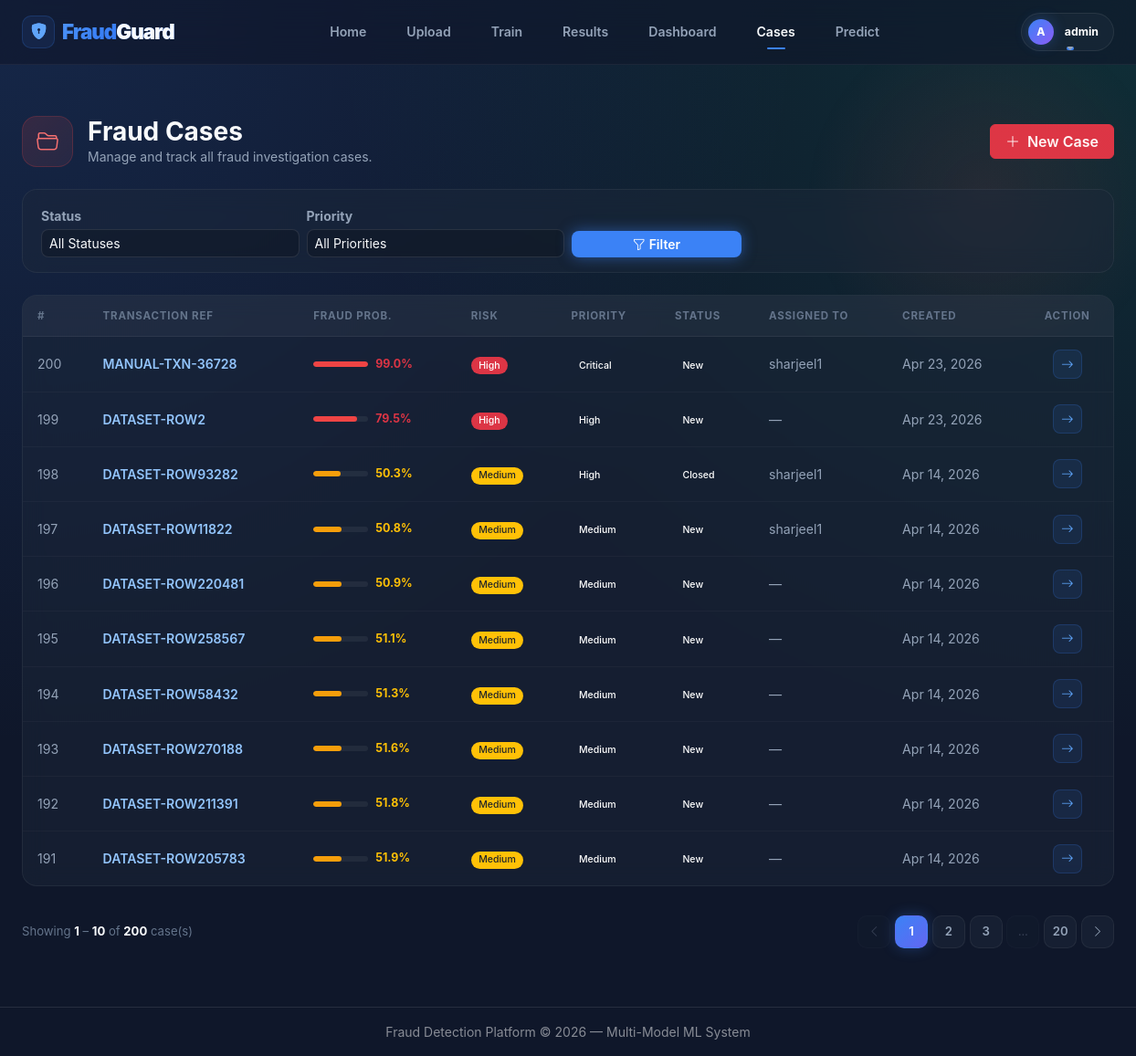
The app's page /cases (signed in) with its own data.
### src/database.py (models this page shows, shortened)
class User(UserMixin, db.Model):
    __tablename__ = 'users'
    id = db.Column(db.Integer, primary_key=True)
    username = db.Column(db.String(50), unique=True, nullable=False)
    password_hash = db.Column(db.String(256), nullable=False)
    role = db.Column(db.String(20), nullable=False, default='investigator')
    department = db.Column(db.String(50), nullable=True)
    created_at = db.Column(db.DateTime, default=datetime.utcnow)

class FraudCase(db.Model):
    __tablename__ = 'fraud_cases'
    id = db.Column(db.Integer, primary_key=True)
    transaction_ref = db.Column(db.String(100), nullable=False)
    fraud_probability = db.Column(db.Float, nullable=False)
    predicted_label = db.Column(db.Integer, nullable=False)
    priority = db.Column(db.String(20), nullable=False, default='Medium')
    assigned_owner = db.Column(db.String(100), nullable=True)
    status = db.Column(db.String(30), nullable=False, default='New')
    created_at = db.Column(db.DateTime, default=datetime.utcnow)
    updated_at = db.Column(db.DateTime, default=datetime.utcnow)
    notes = db.Column(db.Text, nullable=True)
    audit_logs = db.relationship(
        'CaseAuditLog',
        backref='case',
        lazy=True,
        cascade='all, delete-orphan',
    )

### app.py (the view)
    @app.route('/cases')
    @login_required
    def cases():
        status_filter = request.args.get('status', '')
        priority_filter = request.args.get('priority', '')
        page = request.args.get('page', 1, type=int)
        per_page = 10
        query = FraudCase.query
        if current_user.role != 'admin':
            query = query.filter_by(assigned_owner=current_user.username)
        if status_filter:
            query = query.filter_by(status=status_filter)
        if priority_filter:
            query = query.filter_by(priority=priority_filter)
        total_count = query.count()
        import math
        total_pages = math.ceil(total_count / per_page) if total_count > 0 else 1
        cases_list = query.order_by(FraudCase.created_at.desc()) \
            .paginate(page=page, per_page=per_page, error_out=False).items
        all_users = User.query.all()
        return render_template(
            'cases.html',
            cases=cases_list,
            statuses=case_manager.VALID_STATUSES,
            priorities=case_manager.VALID_PRIORITIES,
            status_filter=status_filter,
            priority_filter=priority_filter,
            current_page=page,
            per_page=per_page,
            total_count=total_count,
            total_pages=total_pages,
            all_users=all_users,
        )

### templates/cases.html (shortened to what this page needs)
{% extends "base.html" %}
{% block content %}
<section class="page-header-cases">
  <div class="d-flex align-items-center justify-content-between flex-wrap gap-3">
    <div class="d-flex align-items-center gap-3">
      <div class="page-title-icon">
        <i class="bi bi-folder2-open"></i>
      </div>
      <div>
        <h3 class="fw-bold mb-0">Fraud Cases</h3>
        <p class="text-muted mb-0 small">Manage and track all fraud investigation cases.</p>
      </div>
    </div>
    <button class="btn btn-danger fw-semibold px-3" data-bs-toggle="modal" data-bs-target="#createCaseModal">
      <i class="bi bi-plus-lg me-1"></i> New Case
    </button>
  </div>
</section>
<form method="GET" class="filter-bar mb-4">
  <div class="row g-2 align-items-end">
    <div class="col-sm-4 col-md-3">
      <label class="form-label small fw-bold mb-1 text-muted">Status</label>
      <select name="status" class="form-select form-select-sm">
        <option value="">All Statuses</option>
      </select>
    </div>
    <div class="col-sm-4 col-md-3">
      <label class="form-label small fw-bold mb-1 text-muted">Priority</label>
      <select name="priority" class="form-select form-select-sm">
        <option value="">All Priorities</option>
      </select>
    </div>
    <div class="col-sm-4 col-md-2">
      <button type="submit" class="btn btn-sm btn-primary w-100 fw-semibold">
        <i class="bi bi-funnel me-1"></i>Filter
      </button>
    </div>
  </div>
</form>
{% if cases %}
<div class="cases-table-wrap mb-3">
  <div class="table-responsive">
    <table class="cases-table">
      <thead>
        <tr>
          <th class="ps-3">#</th>
          <th>Transaction Ref</th>
          <th>Fraud Prob.</th>
          <th>Risk</th>
          <th>Priority</th>
          <th>Status</th>
          <th>Assigned To</th>
          <th>Created</th>
          <th class="text-center pe-3">Action</th>
        </tr>
      </thead>
      <tbody>
        {% for case in cases %}
        <tr>
          <td class="ps-3 text-muted small">{{ case.id }}</td>
          <td>
            <a href="{{ url_for('case_detail', case_id=case.id) }}" class="case-ref-link">
              {{ case.transaction_ref }}
            </a>
          </td>
          <td>
            {% set prob = (case.fraud_probability * 100) | round(1) %}
            <div class="prob-bar-wrap">
              <div class="prob-bar">
                <div class="fill" style="width:{{ prob }}%; background:{% if prob >= 70 %}#ef4444{% elif prob >= 30 %}#f59e0b{% else %}#10b981{% endif %};"></div>
              </div>
              <span class="prob-value {% if prob >= 70 %}text-danger{% elif prob >= 30 %}text-warning{% else %}text-success{% endif %}">{{ prob }}%</span>
            </div>
          </td>
          <td>
            {% if case.fraud_probability >= 0.7 %}
              <span class="badge bg-danger">High</span>
            {% elif case.fraud_probability >= 0.3 %}
              <span class="badge bg-warning text-dark">Medium</span>
            {% else %}
              <span class="badge bg-success">Low</span>
            {% endif %}
          </td>
          <td><span class="badge priority-badge priority-{{ case.priority | lower }}">{{ case.priority }}</span></td>
          <td><span class="badge status-badge status-{{ case.status | lower | replace(' ', '-') }}">{{ case.status }}</span></td>
          <td class="text-muted small">{{ case.assigned_owner or '—' }}</td>
          <td class="text-muted small" style="white-space:nowrap;">{{ case.created_at.strftime('%b %d, %Y') if case.created_at else '—' }}</td>
          <td class="text-center pe-3">
            <a href="{{ url_for('case_detail', case_id=case.id) }}" class="btn-view" title="View Details">
              <i class="bi bi-arrow-right"></i>
            </a>
          </td>
        </tr>
        {% endfor %}
      </tbody>
    </table>
  </div>
</div>
<div class="pagination-wrap">
  <div class="pagination-info">
    Showing
    <strong>{{ ((current_page - 1) * per_page) + 1 }}</strong>
    –
    <strong>{{ [current_page * per_page, total_count] | min }}</strong>
    of <strong>{{ total_count }}</strong> case(s)
  </div>
  {% if total_pages > 1 %}
  <nav class="pagination-nav">
    <a href="{{ url_for('cases', page=current_page - 1, status=status_filter, priority=priority_filter) }}"
       class="page-btn {% if current_page <= 1 %}disabled{% endif %}" title="Previous">
      <i class="bi bi-chevron-left"></i>
    </a>
    {% for p in range(1, total_pages + 1) %}
      {% if p == current_page %}
        <span class="page-btn active">{{ p }}</span>
      {% elif p == 1 or p == total_pages or (p >= current_page - 2 and p <= current_page + 2) %}
        <a href="{{ url_for('cases', page=p, status=status_filter, priority=priority_filter) }}" class="page-btn">{{ p }}</a>
      {% elif p == current_page - 3 or p == current_page + 3 %}
        <span class="page-btn disabled" style="font-size:0.7rem;">…</span>
      {% endif %}
    {% endfor %}
    <a href="{{ url_for('cases', page=current_page + 1, status=status_filter, priority=priority_filter) }}"
       class="page-btn {% if current_page >= total_pages %}disabled{% endif %}" title="Next">
      <i class="bi bi-chevron-right"></i>
    </a>
  </nav>
  {% endif %}
</div>
{% endif %}
{% endblock %}

### templates/base.html (shortened to what this page needs)
<!DOCTYPE html>
<html lang="en">
<head>
  <link href="https://cdn.jsdelivr.net/npm/bootstrap@5.3.0/dist/css/bootstrap.min.css" rel="stylesheet" />
  <link href="https://cdn.jsdelivr.net/npm/bootstrap-icons@1.11.1/font/bootstrap-icons.css" rel="stylesheet" />
  <link href="{{ url_for('static', filename='css/style.css') }}" rel="stylesheet" />
</head>
<body>
<nav class="navbar navbar-expand-lg navbar-dark sticky-top">
  <div class="container-fluid px-4">
    <a class="navbar-brand" href="{{ url_for('index') }}">
      <div class="brand-icon-wrapper" style="background: rgba(59, 130, 246, 0.1); width: 36px; height: 36px; border-radius: 10px; display: flex; align-items: center; justify-content: center; border: 1px solid rgba(59, 130, 246, 0.2);">
        <i class="bi bi-shield-lock-fill" style="font-size: 1.1rem; color: #60a5fa; -webkit-text-fill-color: initial;"></i>
      </div>
      <span>Fraud<span style="color: #f8fafc; -webkit-text-fill-color: initial;">Guard</span></span>
    </a>
    <div class="collapse navbar-collapse" id="mainNav">
      <ul class="navbar-nav mx-auto mb-2 mb-lg-0 gap-1">
        <li class="nav-item">
          <a class="nav-link {% if request.endpoint == 'index' %}active{% endif %}" href="{{ url_for('index') }}">Home</a>
        </li>
        <li class="nav-item">
          <a class="nav-link {% if request.endpoint == 'upload' %}active{% endif %}" href="{{ url_for('upload') }}">Upload</a>
        </li>
        <li class="nav-item">
          <a class="nav-link {% if request.endpoint == 'train' %}active{% endif %}" href="{{ url_for('train') }}">Train</a>
        </li>
        <li class="nav-item">
          <a class="nav-link {% if request.endpoint == 'results' %}active{% endif %}" href="{{ url_for('results') }}">Results</a>
        </li>
        <li class="nav-item">
          <a class="nav-link {% if request.endpoint == 'dashboard' %}active{% endif %}" href="{{ url_for('dashboard') }}">Dashboard</a>
        </li>
        <li class="nav-item">
          <a class="nav-link {% if 'case' in (request.endpoint or '') %}active{% endif %}" href="{{ url_for('cases') }}">Cases</a>
        </li>
        <li class="nav-item">
          <a class="nav-link {% if request.endpoint == 'predict_single' %}active{% endif %}" href="{{ url_for('predict_single') }}">Predict</a>
        </li>
      </ul>
      <div class="d-flex align-items-center">
        {% if current_user and current_user.is_authenticated %}
        <div class="dropdown">
          <a class="nav-link dropdown-toggle user-pill"
             href="#" id="userDropdown" role="button" data-bs-toggle="dropdown">
            <div class="user-avatar-sm">
              {{ current_user.username[0] | upper }}
            </div>
            <span class="small fw-bold text-white">{{ current_user.username }}</span>
          </a>
        </div>
        {% else %}
        <a class="btn btn-primary px-4 py-2 rounded-pill fw-bold small" href="{{ url_for('login') }}">
          <i class="bi bi-box-arrow-in-right me-2"></i>Sign In
        </a>
        {% endif %}
      </div>
    </div>
  </div>
</nav>
<div class="container-fluid px-4 pt-3">
</div>
<main class="container-fluid px-4 pb-5">
  {% block content %}{% endblock %}
</main>
<footer class="footer py-3 bg-dark text-center text-white-50 small">
  Fraud Detection Platform &copy; 2026 &mdash; Multi-Model ML System
</footer>
</body>
</html>

### static/css/style.css (style rules this page uses)
:root { --bg-dark: #0f172a; --bg-panel: rgba(30, 41, 59, 0.7); --text-main: #f8fafc; --text-muted: #94a3b8; --accent-primary: #3b82f6; --accent-hover: #2563eb; --accent-glow: rgba(59, 130, 246, 0.5); --danger: #ef4444; --success: #10b981; --warning: #f59e0b; --glass-border: rgba(255, 255, 255, 0.1); }
body { background: var(--bg-dark); background-image: radial-gradient(at 0% 0%, rgba(59, 130, 246, 0.15) 0px, transparent 50%), radial-gradient(at 100% 0%, rgba(16, 185, 129, 0.15) 0px, transparent 50%); background-attachment: fixed; color: var(--text-main); font-family: 'Inter', -apple-system, sans-serif; min-height: 100vh; }
.navbar { background: rgba(15, 23, 42, 0.6) !important; backdrop-filter: blur(16px); -webkit-backdrop-filter: blur(16px); border-bottom: 1px solid rgba(255, 255, 255, 0.05); padding: 0.75rem 0; transition: all 0.4s ease; }
.navbar-brand { font-weight: 900; font-size: 1.4rem; letter-spacing: -1px; background: linear-gradient(135deg, #60a5fa 0%, #3b82f6 50%, #2563eb 100%); -webkit-background-clip: text; -webkit-text-fill-color: transparent; display: flex; align-items: center; gap: 0.5rem; }
.nav-link { color: #94a3b8 !important; font-weight: 600; font-size: 0.88rem; padding: 0.5rem 1.25rem !important; position: relative; transition: all 0.3s ease; }
.nav-link::after { content: ''; position: absolute; bottom: 0; left: 50%; width: 0; height: 2px; background: #3b82f6; transition: all 0.3s ease; transform: translateX(-50%); border-radius: 2px; }
.nav-link:hover::after, .nav-link.active::after { width: 20px; }
.nav-link.active { color: #f8fafc !important; }
.user-pill { background: rgba(255, 255, 255, 0.03); border: 1px solid rgba(255, 255, 255, 0.08); padding: 0.35rem 1rem 0.35rem 0.45rem !important; border-radius: 2rem !important; display: flex; align-items: center; gap: 0.75rem; transition: all 0.3s ease; }
.user-avatar-sm { width: 28px; height: 28px; background: linear-gradient(135deg, #3b82f6, #8b5cf6); border-radius: 50%; display: flex; align-items: center; justify-content: center; font-size: 0.75rem; font-weight: 800; color: white; box-shadow: 0 0 15px rgba(59, 130, 246, 0.3); }
.btn-primary { background: var(--accent-primary); border: none; border-radius: 0.5rem; font-weight: 600; transition: all 0.3s ease; box-shadow: 0 0 15px var(--accent-glow); }
.form-control, .form-select { background: rgba(0, 0, 0, 0.2); border: 1px solid var(--glass-border); color: var(--text-main); border-radius: 0.5rem; }
.badge { padding: 0.4em 0.8em; border-radius: 2rem; font-weight: 500; }
.text-muted { color: var(--text-muted) !important; }
.footer { background: transparent !important; border-top: 1px solid var(--glass-border); margin-top: auto; }

### records on screen
User: username "A", username "admin"
FraudCase: id "200", transaction_ref "MANUAL-TXN-36728", prob "99.0", fraud_probability "High", priority "Critical", status "New", assigned_owner "sharjeel1", created_at "Apr 23, 2026"
FraudCase: id "199", transaction_ref "DATASET-ROW2", prob "79.5", fraud_probability "High", priority "High", status "New", assigned_owner "—", created_at "Apr 23, 2026"
FraudCase: id "198", transaction_ref "DATASET-ROW93282", prob "50.3", fraud_probability "Medium", priority "High", status "Closed", assigned_owner "sharjeel1", created_at "Apr 14, 2026"
FraudCase: id "197", transaction_ref "DATASET-ROW11822", prob "50.8", fraud_probability "Medium", priority "Medium", status "New", assigned_owner "sharjeel1", created_at "Apr 14, 2026"
FraudCase: id "196", transaction_ref "DATASET-ROW220481", prob "50.9", fraud_probability "Medium", priority "Medium", status "New", assigned_owner "—", created_at "Apr 14, 2026"
FraudCase: id "195", transaction_ref "DATASET-ROW258567", prob "51.1", fraud_probability "Medium", priority "Medium", status "New", assigned_owner "—", created_at "Apr 14, 2026"
FraudCase: id "194", transaction_ref "DATASET-ROW58432", prob "51.3", fraud_probability "Medium", priority "Medium", status "New", assigned_owner "—", created_at "Apr 14, 2026"
FraudCase: id "193", transaction_ref "DATASET-ROW270188", prob "51.6", fraud_probability "Medium", priority "Medium", status "New", assigned_owner "—", created_at "Apr 14, 2026"
FraudCase: id "192", transaction_ref "DATASET-ROW211391", prob "51.8", fraud_probability "Medium", priority "Medium", status "New", assigned_owner "—", created_at "Apr 14, 2026"
FraudCase: id "191", transaction_ref "DATASET-ROW205783", prob "51.9", fraud_probability "Medium", priority "Medium", status "New", assigned_owner "—", created_at "Apr 14, 2026"

### other values on screen
{{ ((current_page - 1) * per_page) + 1 }} "1"
{{ [current_page * per_page, total_count] | min }} "10"
{{ total_count }} "200"
{{ p }} "1"
{{ p }} "2" "3" "20"
